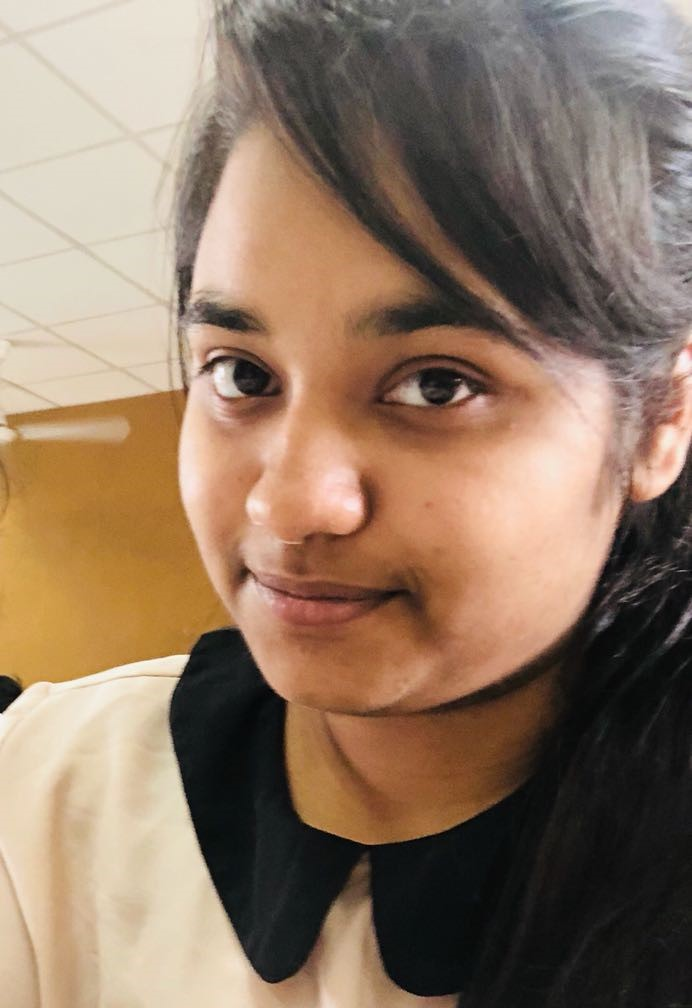
#> input picture LBPH/dataset/id.1.1.jpg, 692 x 1008 px, found by its file name; its folder holds only this picture in this run
$ python trainer.py   (Python 2 division)
#> lines starting #> are read from the running program, lines starting #| are printed output that depends on the picture
import os                                               # importing the OS for path
import cv2                                              # importing the OpenCV library
import numpy as np                                      # importing Numpy library
from PIL import Image                                   # importing Image library

LBPHFace = cv2.face.LBPHFaceRecognizer_create(1, 1, 7,7) # Create LBPH FACE RECOGNISER

path = 'C:/Users/Shubhi/Desktop/LBPH/dataset'                                        # path to the photos
def getImageWithID (path):
#> called with path = 'C:/Users/Shubhi/Desktop/LBPH/dataset'
    imagePaths = [os.path.join(path, f) for f in os.listdir(path)]
    FaceList = []
    IDs = []
    for imagePath in imagePaths:
        faceImage = Image.open(imagePath).convert('L')  # Open image and convert to gray
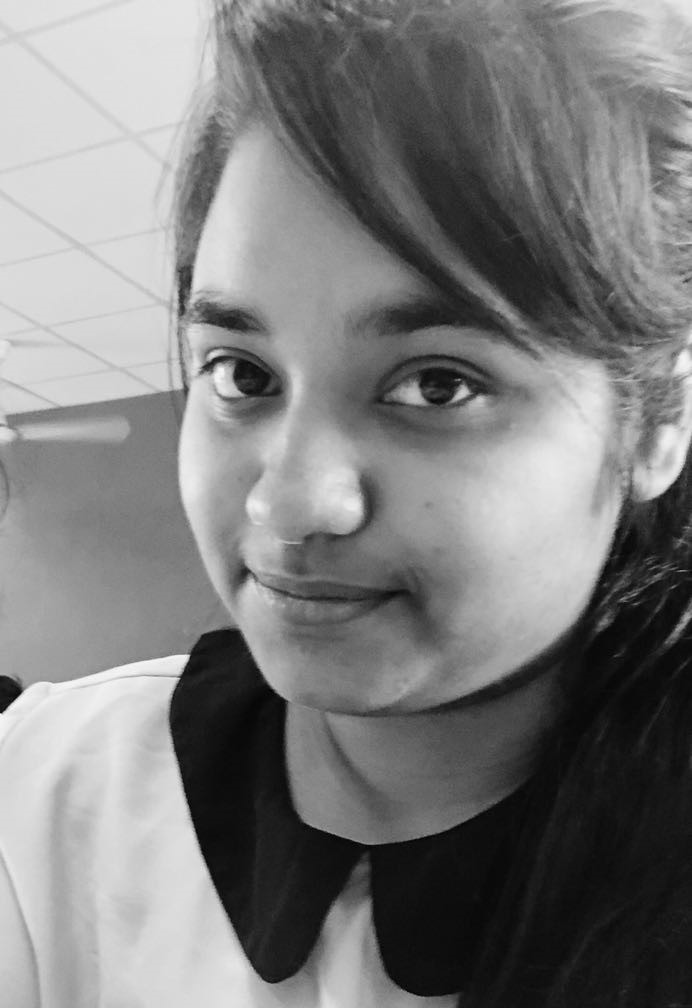
#> faceImage: PIL image 692x1008 L; min 1, max 251, mean 124.9
        faceImage = faceImage.resize((110,110))         # resize the image so the EIGEN recogniser can be trained
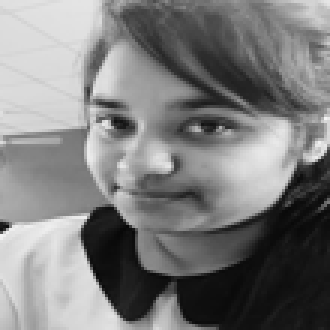
#> faceImage: PIL image 110x110 L (shown 3 times larger); min 8, max 244, mean 124.9
        faceNP = np.array(faceImage, 'uint8')           # convert the image to Numpy array
        ID = int(os.path.split(imagePath)[-1].split('.')[1])    # Retreave the ID of the array
        print ID
        FaceList.append(faceNP)                         # Append the Numpy Array to the list
        IDs.append(ID)                                  # Append the ID to the IDs list
        cv2.imshow('Training Set', faceNP)              # Show the images in the list
        #cv2.waitKey()
    return np.array(IDs), FaceList                      # The IDs are converted in to a Numpy array
IDs, FaceList = getImageWithID(path)
#> IDs = [1]; FaceList = 1 item

# ------------------------------------ TRAING THE RECOGNISER ----------------------------------------
print('TRAINING......')
LBPHFace.train(FaceList, IDs)
print('LBPH FACE RECOGNISER COMPLETE...')
LBPHFace.save('C:/Users/Shubhi/Desktop/LBPH/recogniser/trainingDataLBPH.xml')
print ('ALL XML FILES SAVED...')

cv2.destroyAllWindows()

$ run again, on LBPH/dataset/id.2.1.jpg
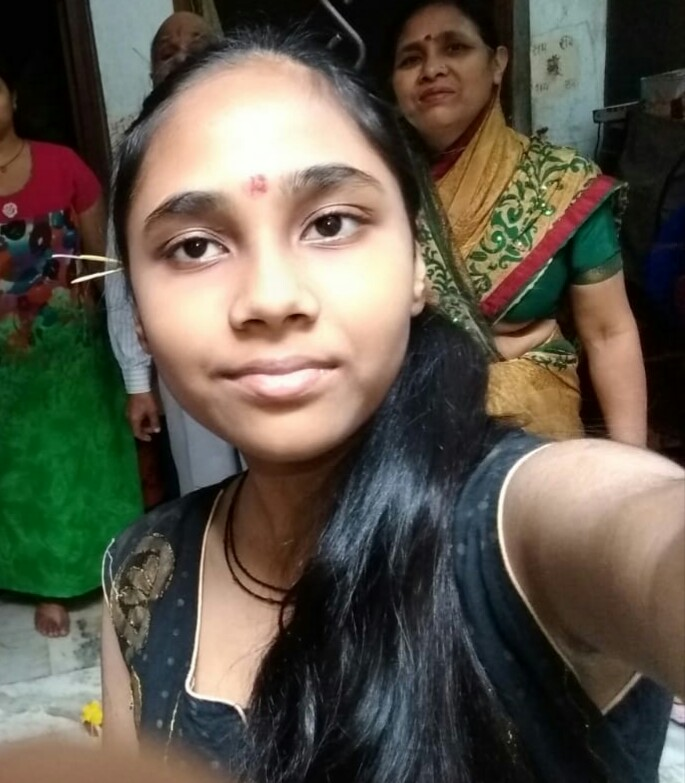
#> input picture LBPH/dataset/id.2.1.jpg, 685 x 783 px, found by its file name
#> in getImageWithID, `faceImage = Image.open(imagePath).convert('L')`:
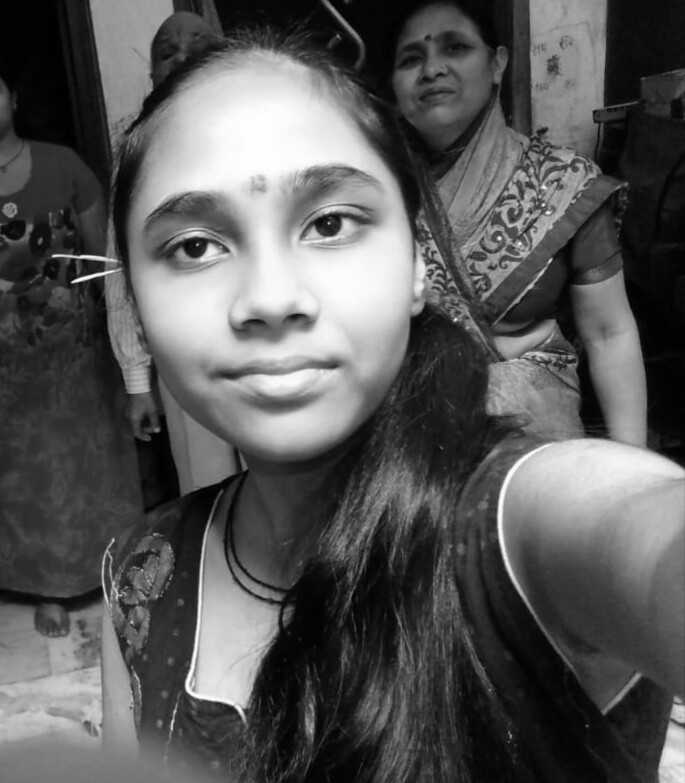
#> faceImage: PIL image 685x783 L; min 0, max 255, mean 88.4
#> in getImageWithID, `faceImage = faceImage.resize((110,110))`:
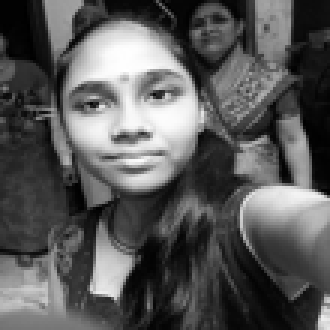
#> faceImage: PIL image 110x110 L (shown 3 times larger); min 0, max 255, mean 88.4
#> IDs = [2]; FaceList = 1 item

$ run again, on LBPH/dataset/id.2.2.jpg
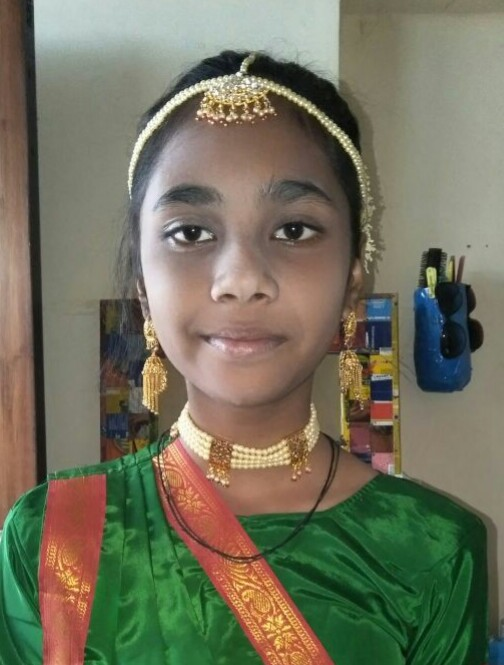
#> input picture LBPH/dataset/id.2.2.jpg, 504 x 665 px, found by its file name
#> in getImageWithID, `faceImage = Image.open(imagePath).convert('L')`:
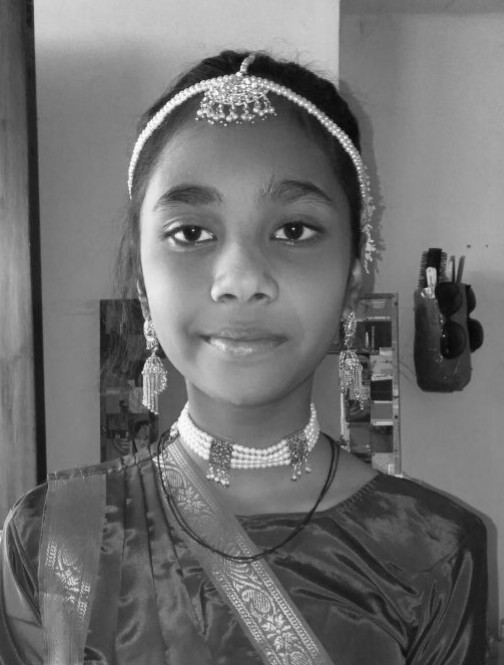
#> faceImage: PIL image 504x665 L; min 6, max 254, mean 111.3
#> in getImageWithID, `faceImage = faceImage.resize((110,110))`:
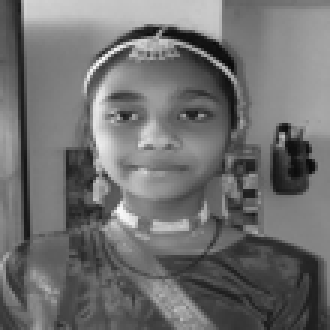
#> faceImage: PIL image 110x110 L (shown 3 times larger); min 9, max 250, mean 111.3
#> IDs = [2]; FaceList = 1 item

$ run again, on LBPH/dataset/id.2.3.jpg
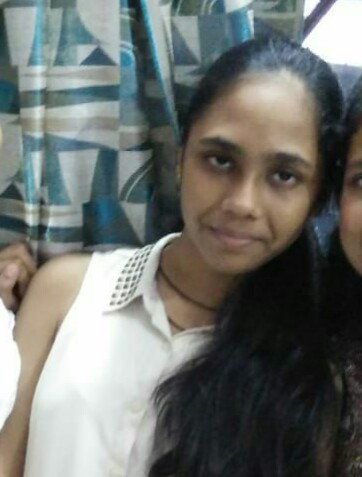
#> input picture LBPH/dataset/id.2.3.jpg, 362 x 477 px, found by its file name
#> in getImageWithID, `faceImage = Image.open(imagePath).convert('L')`:
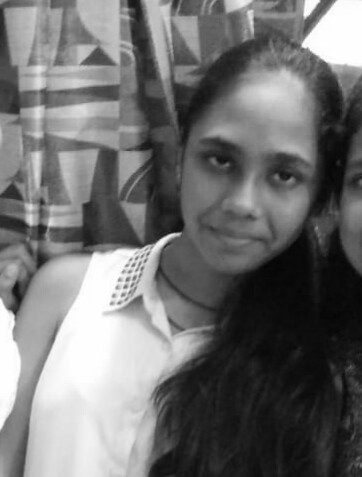
#> faceImage: PIL image 362x477 L; min 3, max 255, mean 111.9
#> in getImageWithID, `faceImage = faceImage.resize((110,110))`:
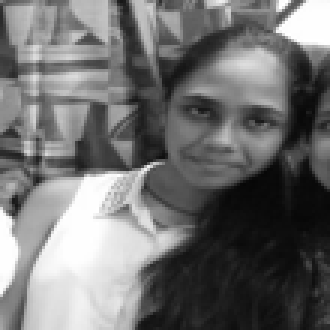
#> faceImage: PIL image 110x110 L (shown 3 times larger); min 6, max 255, mean 111.9
#> IDs = [2]; FaceList = 1 item

$ run again, on LBPH/dataset/id.1.2.jpg
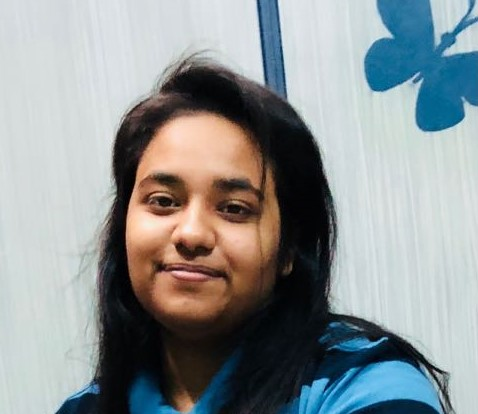
#> input picture LBPH/dataset/id.1.2.jpg, 478 x 414 px, found by its file name
#> in getImageWithID, `faceImage = Image.open(imagePath).convert('L')`:
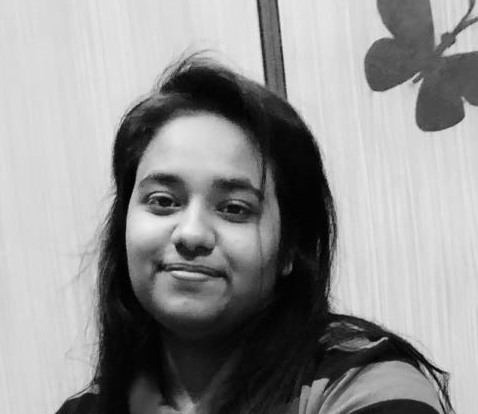
#> faceImage: PIL image 478x414 L; min 0, max 240, mean 146
#> in getImageWithID, `faceImage = faceImage.resize((110,110))`:
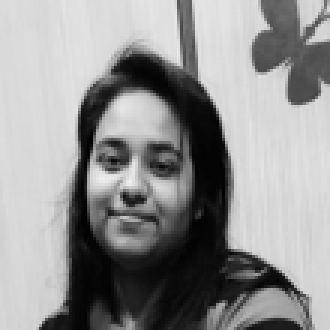
#> faceImage: PIL image 110x110 L (shown 3 times larger); min 0, max 238, mean 146
#> IDs = [1]; FaceList = 1 item
